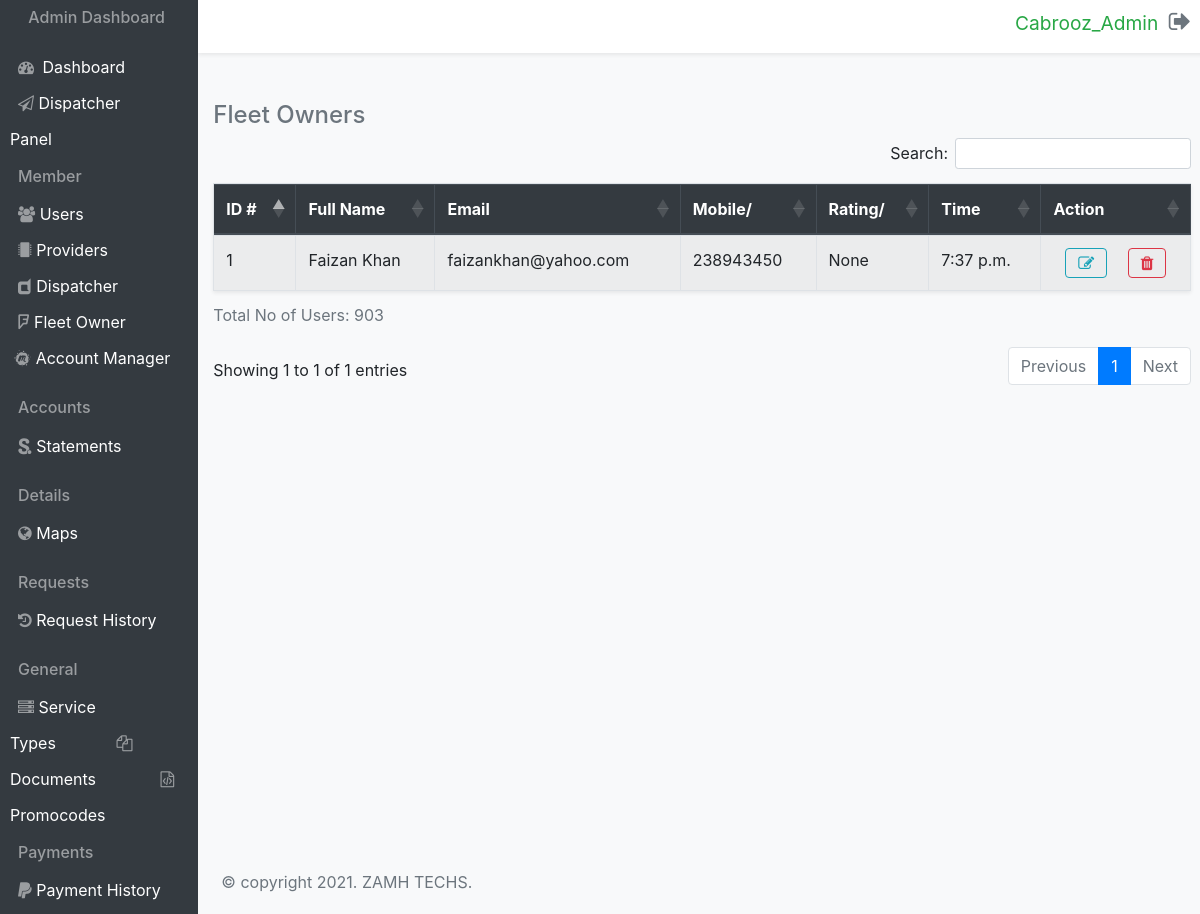
/fleetowner/ (signed in), run on the app's committed database.
### cabroozadmin/models.py (models this page shows, shortened)
class FleetOwner(models.Model):
    user = models.ForeignKey(User, on_delete=models.SET_NULL, null=True)
    fullname = models.CharField(max_length=255, null=True, blank=True)
    email = models.EmailField(null=True, blank=True)
    mobile = models.CharField(max_length=25, null=True, blank=True)
    rating = models.IntegerField(null=True, blank=True)
    request = models.CharField(max_length=255, null=True, blank=True)
    time = models.TimeField(auto_now_add=True)
    action = models.CharField(max_length=65, null=True, blank=True)

### cabroozadmin/views.py (the view)
# urls.py: path('fleetowner/', views.fleetowner, name="fleetowner"),
@login_required
def fleetowner(request):
    fleet = FleetOwner.objects.all()
    return render(request, 'cabroozadmin/fleetowner.html', {"fleet":fleet} )

### cabroozadmin/templates/cabroozadmin/fleetowner.html (shortened to what this page needs)
{% load static %}
<!DOCTYPE html>
<html lang="en">
<head>
    <link rel="stylesheet" href="https://stackpath.bootstrapcdn.com/bootstrap/4.5.2/css/bootstrap.min.css">
    <link rel="stylesheet" href="https://stackpath.bootstrapcdn.com/bootstrap/4.5.2/css/bootstrap.min.css">
    <link rel="stylesheet" href="https://cdnjs.cloudflare.com/ajax/libs/twitter-bootstrap/4.5.2/css/bootstrap.css">
    <link rel="stylesheet" href="https://cdn.datatables.net/1.10.25/css/dataTables.bootstrap4.min.css">
    <link rel="stylesheet" href="https://cdn.datatables.net/responsive/2.2.9/css/responsive.bootstrap4.min.css">
    <link rel="stylesheet" href="https://stackpath.bootstrapcdn.com/font-awesome/4.7.0/css/font-awesome.min.css">
    <link rel="stylesheet" href="https://stackpath.bootstrapcdn.com/font-awesome/4.7.0/css/font-awesome.min.css">
    <link rel="stylesheet" href={% static 'ss/style.css' %}>
</head>
<body class="bg-light">
    <section>
        <div class="row">
            <div class="col-md-2 bg-dark txt_mbl-cntr">
                <h6 class="mb-3 text-white-50 text-center mt-2">Admin Dashboard</h6>
                <a href={% url 'Home' %} class="side_hvr">
                    <span class="my-4">
                        <i class="fa fa-dashboard text-white-50 mr-1 my-3 ml-2"></i>
                        <span class="text-white mr-5">Dashboard</span>
                    </span>
                </a>
                <a href={% url 'Home' %} class="side_hvr">
                    <span class="my-4">
                        <i class="fa fa-send-o text-white-50 mb-3 ml-2"></i>
                        <span class="text-white mr-4">Dispatcher Panel</span>
                    </span>
                </a>
                <h6 class="mb-3 text-white-50 ml-2 mt-3">Member</h6>
                <a href={% url 'users' %} class="side_hvr">
                    <span class="my-4">
                        <i class="fa fa-users text-white-50 mb-3 ml-2"></i>
                        <span class="text-white mr-5 pr-5">Users</span>
                    </span>
                </a>
                <a href={% url 'providers' %} class="side_hvr">
                    <span class="my-4">
                        <i class="fa fa-microchip text-white-50 mb-3 ml-2"></i>
                        <span class="text-white mr-5 pr-4">Providers</span>
                    </span>
                </a>
                <a href={% url 'dispatcher' %} class="side_hvr">
                    <span class="my-4">
                        <i class="fa fa-dashcube text-white-50 mb-3 ml-2"></i>
                        <span class="text-white mr-5 pr-3">Dispatcher</span>
                    </span>
                </a>
                <a href={% url 'fleetowner' %} class="side_hvr">
                    <span class="my-4">
                        <i class="fa fa-foursquare text-white-50 mb-3 ml-2"></i>
                        <span class="text-white mr-5 pr-1">Fleet Owner</span>
                    </span>
                </a>
                <a href={% url 'Home' %} class="side_hvr">
                    <span class="my-4">
                        <i class="fa fa-meetup text-white-50 mb-3 ml-1"></i>
                        <span class="text-white">Account Manager</span>
                    </span>
                </a>
                <h6 class="mb-3 text-white-50 ml-2 mt-3">Accounts</h6>
                <a href={% url 'statements' %} class="side_hvr">
                    <span class="my-4">
                        <i class="fa fa-scribd text-white-50 mb-3 ml-2"></i>
                        <span class="text-white mr-3">Statements</span>
                    </span>
                </a>
                <h6 class="mb-3 text-white-50 ml-2 mt-3">Details</h6>
                <a href={% url 'maps' %} class="side_hvr">
                    <span class="my-4">
                        <i class="fa fa-globe text-white-50 mb-3 ml-2"></i>
                        <span class="text-white mr-5 pr-5">Maps</span>
                    </span>
                </a>
                <h6 class="mb-3 text-white-50 ml-2 mt-3">Requests</h6>
                <a href={% url 'reqhistory' %} class="side_hvr">
                    <span class="my-4">
                        <i class="fa fa-history text-white-50 mb-3 ml-2"></i>
                        <span class="text-white mr-4">Request History</span>
                    </span>
                </a>
                <h6 class="mb-3 text-white-50 ml-2 mt-3">General</h6>
                <a href={% url 'servicetype' %} class="side_hvr">
                    <span class="my-4">
                        <i class="fa fa-server text-white-50 mb-3 ml-2"></i>
                        <span class="text-white mr-5">Service Types</span>
                    </span>
                </a>
                <a href={% url 'documents' %} class="side_hvr">
                    <span class="my-4">
                        <i class="fa fa-files-o text-white-50 mb-3 ml-2"></i>
                        <span class="text-white mr-5 pr-1">Documents</span>
                    </span>
                </a>
                <a href={% url 'promocodes' %} class="side_hvr">
                    <span class="my-4">
                        <i class="fa fa-file-code-o text-white-50 mb-3 ml-2"></i>
                        <span class="text-white">Promocodes</span>
                    </span>
                </a>
                <h6 class="mb-3 text-white-50 ml-2 mt-3">Payments</h6>
                <a href={% url 'Home' %} class="side_hvr">
                    <span class="my-4">
                        <i class="fa fa-paypal text-white-50 mb-3 ml-2"></i>
                        <span class="text-white">Payment History</span>
                    </span>
                </a>
            </div>
            <div class="col-md-10">
                <div class="row bg-white shadow-sm">
                    <span class="ml-auto p-2 mr-3 h4">
                        <a href={% url 'Login' %} class="undrline">
                            <small class="text-success mr-1">{{user.username}}</small>
                            <i class="fa fa-sign-out text-muted"></i>
                        </a>
                    </span>
                </div>
                <div class="row">
                    <div class="container pr-4 mt-4">
                        <h4 class="text-left text-muted mb-2 mt-4"> Fleet Owners </h4>
                        <table id="example" class="table table-hover table-striped mb-5 shadow-sm border-bottom table-bordered">
                            <small><caption>Total No of Users: <span> 903</span></caption></small>
                            <thead class="thead-dark">
                              <tr>
                                <th scope="col">ID #</th>
                                <th scope="col">Full Name</th>
                                <th scope="col">Email</th>
                                <th scope="col">Mobile/</th>
                                <th scope="col">Rating/</th>
                                <th scope="col">Time</th>
                                <th scope="col">Action</th>
                              </tr>
                            </thead>
                            <tbody>
                                {% for data in fleet %}
                                <tr>
                                    <td>{{data.id}}</td>
                                    <td>{{data.fullname}}</td>
                                    <td>{{data.email}}</td>
                                    <td>{{data.mobile}}</td>
                                    <td>{{data.rating}}</td>
                                    <td>{{data.time}}</td>
                                    <td class="text-center">
                                        <a href="#"><i class="btn btn-outline-info fa fa-edit mr-3"></i></a>
                                        <a href="#"><i class="btn btn-outline-danger fa fa-trash"></i></a>
                                    </td>
                                </tr>
                                {% endfor %}
                            </tbody>
                          </table>
                    </div>
                </div>
                <footer class="mt-5 w-100 pt-2" style="position: absolute; bottom: 0;">
                    <p class="text-muted pt-2 px-2 pb-1">&copy; copyright 2021. ZAMH TECHS.</p>
                </footer>
            </div>
        </div>
    </section>
</body>
</html>

### cabroozadmin/static/css/style.css (style rules this page uses)
.undrline { text-decoration: none; }

### cabroozadmin/templates/cabroozadmin/fleetowner.html (style rules this page uses)
body { overflow-x: hidden; margin-left: 10px; }

### data on the page
FleetOwner: id "1", fullname "Faizan Khan", email "faizankhan@yahoo.com", mobile "238943450", rating "None", time "7:37 p.m."

### other printed values
{{ user.username }} "Cabrooz_Admin"
